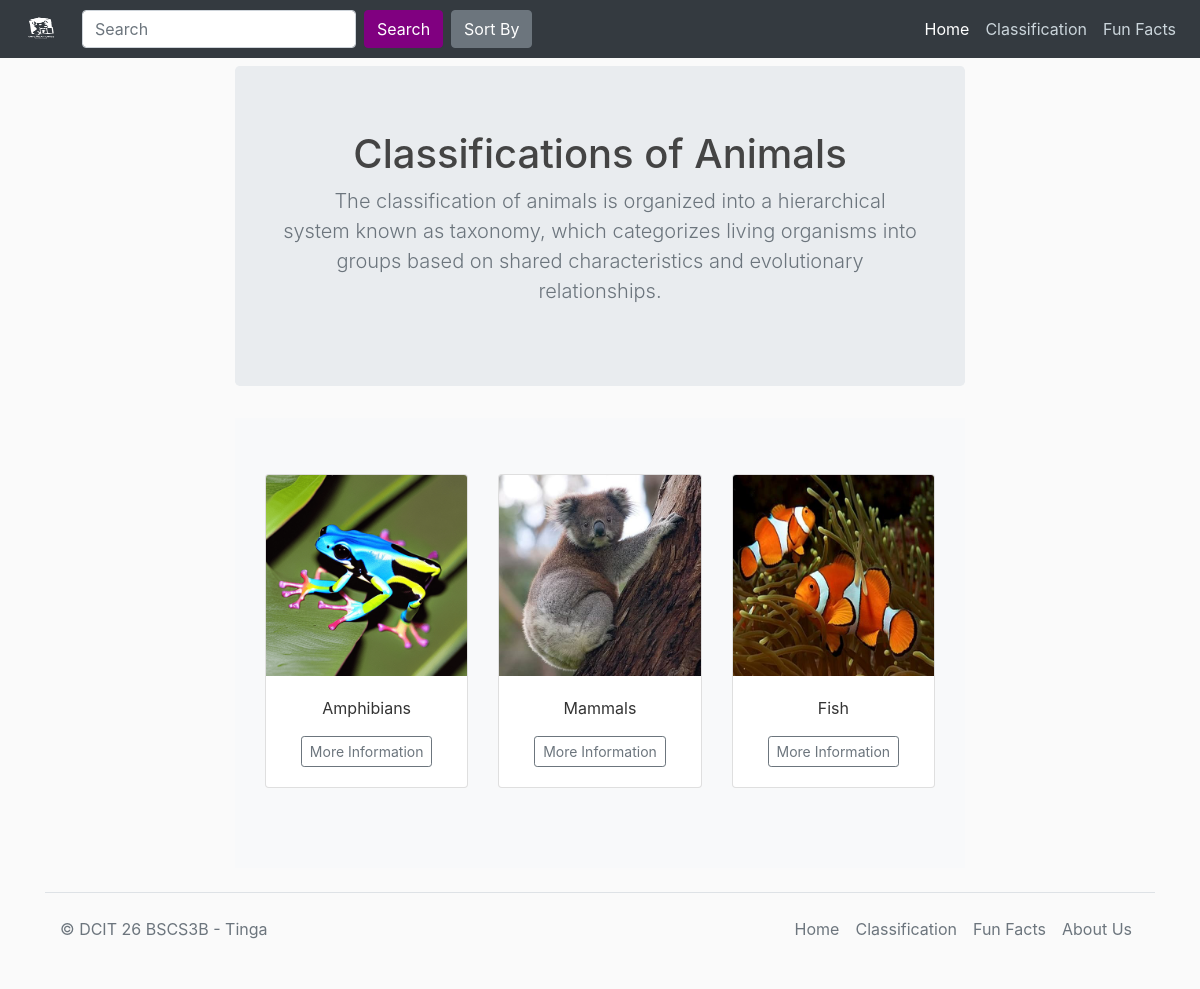
The app's page /classification/, older data.
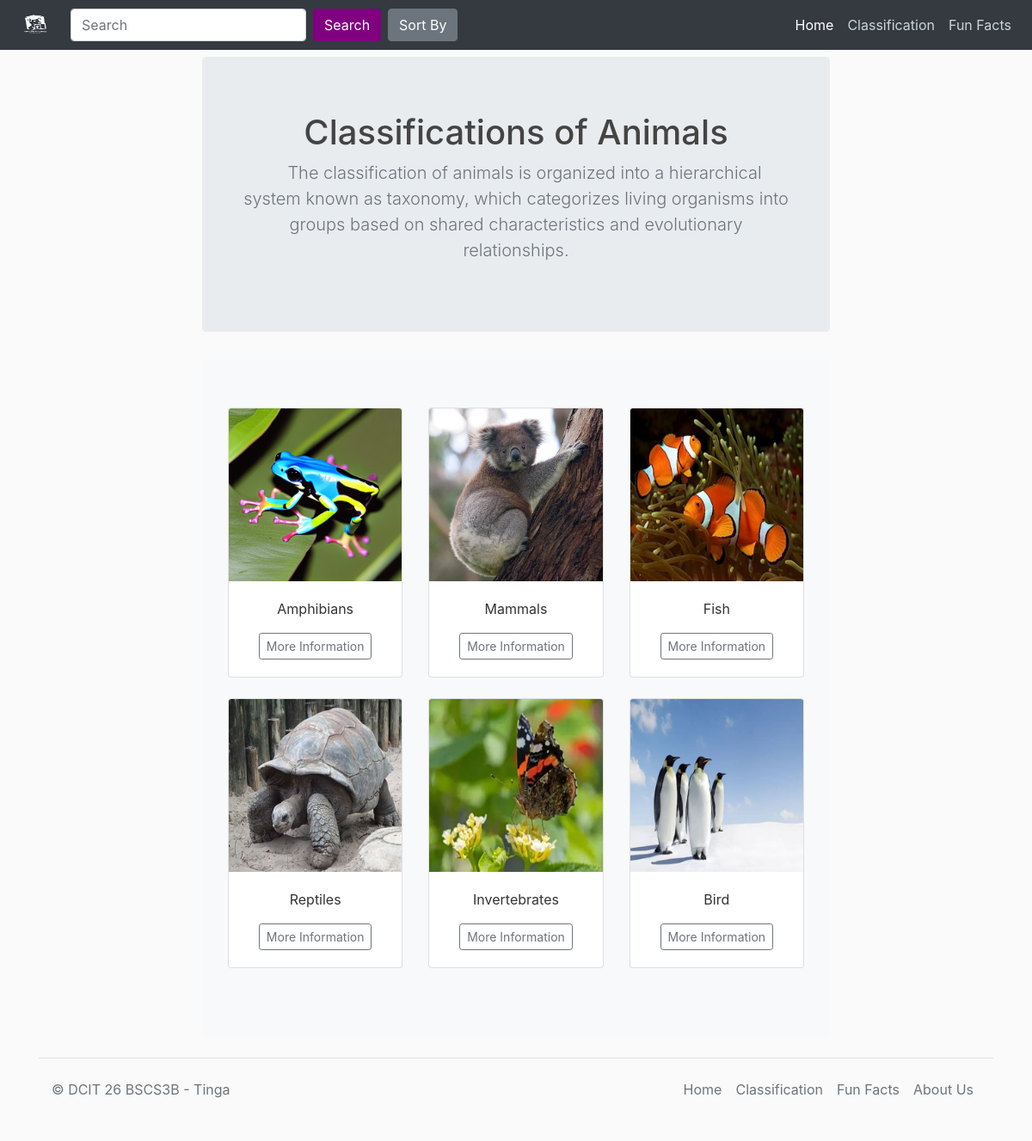
The same page, newer data.
### blog/models.py (models this page shows, shortened)
class Category(models.Model):
    categories_type = models.CharField(max_length=255)
    categories_description = models.TextField()
    category_image = models.ImageField(upload_to='category_images/%y')

### blog/views.py (the view)
# urls.py: path('classification/', views.classification, name = 'blog-classification'),
def classification(request):
    categories = Category.objects.all()
    return render(request, 'blog/classification.html', {'categories': categories})

### blog/templates/blog/classification.html (shortened to what this page needs)
{% extends 'blog/base.html' %}
{% load static %}
{% block content %}
<main role="main">
  <section class="jumbotron text-center">
    <div class="container">
      <h1 class="jumbotron-heading">Classifications of Animals</h1>
      <p class="lead text-muted">The classification of animals is organized into a hierarchical system known as taxonomy, which categorizes living organisms into groups based on shared characteristics and evolutionary relationships.</p>
    </div>
  </section>
  <div class="album py-2 bg-light">
    <div class="container">
      <div class="album py-5 bg-light">
        <div class="container">
          <div class="row">
            {% for category in categories %}
            <div class="col-md-4">
              <div class="card mb-4 box-shadow class-img">
                <img class="card-img-top" src="{{ category.category_image.url }}" alt="Card image cap" data-toggle="modal" data-target="#imageModal{{ category.id }}">
                <div class="card-body mx-auto">
                  <p class="card-text text-center">{{ category.categories_type }}</p>
                  <div class="d-flex justify-content-between align-items-center">
                    <div class="btn-group mx-auto">
                      <a href="{% url 'blog:class_view' category.categories_type %}" class="btn btn-sm btn-outline-secondary">More Information</a>
                    </div>
                  </div>
                </div>
              </div>
            </div>
            {% endfor %}
          </div>
        </div>
      </div>
    </div>
  </div>
</main>
{% endblock %}

### blog/templates/blog/base.html (shortened to what this page needs)
{% load static %}
<!doctype html>
<html lang="en">
  <head>
    <link rel="stylesheet" href="https://stackpath.bootstrapcdn.com/bootstrap/4.5.2/css/bootstrap.min.css">
    <link rel="stylesheet" href="https://cdn.jsdelivr.net/npm/bootstrap@4.0.0/dist/css/bootstrap.min.css">
    <link rel='stylesheet' href='{% static "blog/style.css" %}'>
  </head>
  <body>
    {% include 'blog/navbar.html' %}
    <main role="main" class="container mt-2">
      <div class="row">
        <div class="col-md-8 mx-auto">
          {% block content %}{% endblock %}
        </div>
      </div>
    </main>
    <div class="container">
      <footer class="d-flex flex-wrap justify-content-between align-items-center py-3 my-4 border-top">
        <p class="col-md-4 mb-0 text-muted">&copy; DCIT 26 BSCS3B - Tinga</p>
        <a href="/" class="col-md-4 d-flex align-items-center justify-content-center mb-3 mb-md-0 me-md-auto link-dark text-decoration-none">
          <svg class="bi me-2" width="40" height="32"><use xlink:href="#bootstrap"/></svg>
        </a>
        <ul class="nav col-md-4 justify-content-end">
          <li class="nav-item"><a href="{% url 'blog:blog-home' %}" class="nav-link px-2 text-muted">Home</a></li>
          <li class="nav-item"><a href="{% url 'blog:blog-classification' %}" class="nav-link px-2 text-muted">Classification</a></li>
          <li class="nav-item"><a href="{% url 'blog:blog-funfacts' %}" class="nav-link px-2 text-muted">Fun Facts</a></li>
          <li class="nav-item"><a href="{% url 'blog:blog-front' %}" class="nav-link px-2 text-muted">About Us</a></li>
        </ul>
      </footer>
    </div>
  </body>
</html>

### blog/templates/blog/navbar.html (shortened to what this page needs)
{% load static %}
<header class="site-header">
  <nav id="navbar_top" class="navbar navbar-expand-lg navbar-dark bg-dark">
    <a class="navbar-brand" href="{% url 'blog:blog-front' %}"> <img src="{% static 'blog/images/WCDOG_MAIN.png'%}" height="30" width="50"></a>
    <div class="collapse navbar-collapse" id="navbarResponsive">
      <form class="form-inline my-2 my-lg-0" action="{% url 'blog:blog-search'%}">
        <input class="form-control mr-sm-2 ml-auto" type="search" placeholder="Search" aria-label="Search" style="color: purple;" name='search_query' value='{{ search_query }}'>
        <button class="btn btn-outline-light my-2 my-sm-0 search mr-auto ml-auto" type="submit">Search</button>
          <button class="btn btn-secondary  mr-auto mx-2" type="button" data-toggle="modal" data-target="#sortModal">
            Sort By
          </button>
      </form>
      <div class="ml-auto d-flex text-center">
        <ul class="navbar-nav ml-auto mr-auto ">
          <li class="nav-item active"><a class="nav-link" href="{% url 'blog:blog-home' %}">Home</a></li>
          <li class="nav-item"><a class="nav-link" href="{% url 'blog:blog-classification' %}">Classification</a></li>
          <li class="nav-item"><a class="nav-link" href="{% url 'blog:blog-funfacts' %}">Fun Facts</a></li>
        </ul>
      </div>
    </div>
  </nav>
</header>

### blog/static/blog/style.css (style rules this page uses)
.search { background-color: purple; border-color: purple; color: white; }
body { background: #fafafa; color: #333333; margin-top: 0; }
h1, h2, h3, h4, h5, h6 { color: #444444; }
ul { margin: 0; }
.site-header .navbar-nav .nav-link { color: #cbd5db; }
.lead { text-indent: 1em; }

Row changes from the older to the newer data that the page shows:
added Category: category_image (picture), categories_type "Reptiles"
added Category: category_image (picture), categories_type "Invertebrates"
added Category: category_image (picture), categories_type "Bird"
